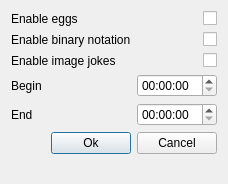
<?xml version="1.0" encoding="UTF-8"?>
<ui version="4.0">
 <class>eggsDialog</class>
 <widget class="QDialog" name="eggsDialog">
  <property name="geometry">
   <rect>
    <x>0</x>
    <y>0</y>
    <width>228</width>
    <height>184</height>
   </rect>
  </property>
  <property name="windowTitle">
   <string/>
  </property>
  <layout class="QVBoxLayout" name="verticalLayout">
   <item>
    <layout class="QFormLayout" name="formLayout">
     <item row="0" column="0">
      <widget class="QLabel" name="label_3">
       <property name="frameShape">
        <enum>QFrame::NoFrame</enum>
       </property>
       <property name="text">
        <string>Enable eggs</string>
       </property>
      </widget>
     </item>
     <item row="0" column="1">
      <widget class="QCheckBox" name="enableEgg">
       <property name="layoutDirection">
        <enum>Qt::RightToLeft</enum>
       </property>
       <property name="text">
        <string/>
       </property>
      </widget>
     </item>
     <item row="1" column="0">
      <widget class="QLabel" name="label_4">
       <property name="text">
        <string>Enable binary notation</string>
       </property>
      </widget>
     </item>
     <item row="1" column="1">
      <widget class="QCheckBox" name="binaryButton">
       <property name="layoutDirection">
        <enum>Qt::RightToLeft</enum>
       </property>
       <property name="text">
        <string/>
       </property>
      </widget>
     </item>
     <item row="2" column="0">
      <widget class="QLabel" name="label_5">
       <property name="text">
        <string>Enable image jokes</string>
       </property>
      </widget>
     </item>
     <item row="2" column="1">
      <widget class="QCheckBox" name="imageJokes">
       <property name="layoutDirection">
        <enum>Qt::RightToLeft</enum>
       </property>
       <property name="text">
        <string/>
       </property>
      </widget>
     </item>
     <item row="3" column="0">
      <widget class="QLabel" name="label">
       <property name="text">
        <string>Begin</string>
       </property>
      </widget>
     </item>
     <item row="3" column="1">
      <widget class="QTimeEdit" name="beginTime"/>
     </item>
     <item row="4" column="0">
      <widget class="QLabel" name="label_2">
       <property name="text">
        <string>End</string>
       </property>
      </widget>
     </item>
     <item row="4" column="1">
      <widget class="QTimeEdit" name="endTime"/>
     </item>
    </layout>
   </item>
   <item>
    <layout class="QHBoxLayout" name="horizontalLayout">
     <item>
      <spacer name="horizontalSpacer_2">
       <property name="orientation">
        <enum>Qt::Horizontal</enum>
       </property>
       <property name="sizeHint" stdset="0">
        <size>
         <width>40</width>
         <height>20</height>
        </size>
       </property>
      </spacer>
     </item>
     <item>
      <widget class="QPushButton" name="okButton">
       <property name="text">
        <string>Ok</string>
       </property>
      </widget>
     </item>
     <item>
      <widget class="QPushButton" name="cancelButton">
       <property name="text">
        <string>Cancel</string>
       </property>
      </widget>
     </item>
    </layout>
   </item>
   <item>
    <spacer name="verticalSpacer">
     <property name="orientation">
      <enum>Qt::Vertical</enum>
     </property>
     <property name="sizeHint" stdset="0">
      <size>
       <width>20</width>
       <height>12</height>
      </size>
     </property>
    </spacer>
   </item>
  </layout>
 </widget>
 <resources/>
 <connections>
  <connection>
   <sender>cancelButton</sender>
   <signal>pressed()</signal>
   <receiver>eggsDialog</receiver>
   <slot>close()</slot>
   <hints>
    <hint type="sourcelabel">
     <x>158</x>
     <y>149</y>
    </hint>
    <hint type="destinationlabel">
     <x>197</x>
     <y>155</y>
    </hint>
   </hints>
  </connection>
  <connection>
   <sender>enableEgg</sender>
   <signal>toggled(bool)</signal>
   <receiver>label_4</receiver>
   <slot>setEnabled(bool)</slot>
   <hints>
    <hint type="sourcelabel">
     <x>163</x>
     <y>10</y>
    </hint>
    <hint type="destinationlabel">
     <x>10</x>
     <y>38</y>
    </hint>
   </hints>
  </connection>
  <connection>
   <sender>enableEgg</sender>
   <signal>toggled(bool)</signal>
   <receiver>label_5</receiver>
   <slot>setEnabled(bool)</slot>
   <hints>
    <hint type="sourcelabel">
     <x>158</x>
     <y>19</y>
    </hint>
    <hint type="destinationlabel">
     <x>29</x>
     <y>64</y>
    </hint>
   </hints>
  </connection>
  <connection>
   <sender>enableEgg</sender>
   <signal>toggled(bool)</signal>
   <receiver>binaryButton</receiver>
   <slot>setEnabled(bool)</slot>
   <hints>
    <hint type="sourcelabel">
     <x>161</x>
     <y>18</y>
    </hint>
    <hint type="destinationlabel">
     <x>157</x>
     <y>32</y>
    </hint>
   </hints>
  </connection>
  <connection>
   <sender>enableEgg</sender>
   <signal>toggled(bool)</signal>
   <receiver>imageJokes</receiver>
   <slot>setEnabled(bool)</slot>
   <hints>
    <hint type="sourcelabel">
     <x>164</x>
     <y>13</y>
    </hint>
    <hint type="destinationlabel">
     <x>167</x>
     <y>65</y>
    </hint>
   </hints>
  </connection>
  <connection>
   <sender>enableEgg</sender>
   <signal>toggled(bool)</signal>
   <receiver>beginTime</receiver>
   <slot>setEnabled(bool)</slot>
   <hints>
    <hint type="sourcelabel">
     <x>173</x>
     <y>25</y>
    </hint>
    <hint type="destinationlabel">
     <x>173</x>
     <y>88</y>
    </hint>
   </hints>
  </connection>
  <connection>
   <sender>enableEgg</sender>
   <signal>toggled(bool)</signal>
   <receiver>endTime</receiver>
   <slot>setEnabled(bool)</slot>
   <hints>
    <hint type="sourcelabel">
     <x>165</x>
     <y>16</y>
    </hint>
    <hint type="destinationlabel">
     <x>209</x>
     <y>119</y>
    </hint>
   </hints>
  </connection>
  <connection>
   <sender>enableEgg</sender>
   <signal>toggled(bool)</signal>
   <receiver>label</receiver>
   <slot>setEnabled(bool)</slot>
   <hints>
    <hint type="sourcelabel">
     <x>159</x>
     <y>15</y>
    </hint>
    <hint type="destinationlabel">
     <x>115</x>
     <y>87</y>
    </hint>
   </hints>
  </connection>
  <connection>
   <sender>enableEgg</sender>
   <signal>toggled(bool)</signal>
   <receiver>label_2</receiver>
   <slot>setEnabled(bool)</slot>
   <hints>
    <hint type="sourcelabel">
     <x>162</x>
     <y>17</y>
    </hint>
    <hint type="destinationlabel">
     <x>130</x>
     <y>120</y>
    </hint>
   </hints>
  </connection>
 </connections>
</ui>
